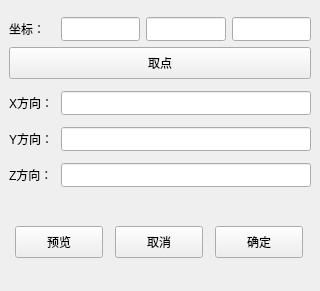
<?xml version="1.0" encoding="UTF-8"?>
<ui version="4.0">
 <class>CreateCuboidWgtContent</class>
 <widget class="QWidget" name="CreateCuboidWgtContent">
  <property name="geometry">
   <rect>
    <x>0</x>
    <y>0</y>
    <width>320</width>
    <height>291</height>
   </rect>
  </property>
  <property name="windowTitle">
   <string>Widget</string>
  </property>
  <layout class="QVBoxLayout" name="verticalLayout">
   <property name="leftMargin">
    <number>0</number>
   </property>
   <property name="rightMargin">
    <number>0</number>
   </property>
   <property name="bottomMargin">
    <number>6</number>
   </property>
   <item>
    <layout class="QHBoxLayout" name="horizontalLayout">
     <property name="leftMargin">
      <number>9</number>
     </property>
     <property name="topMargin">
      <number>6</number>
     </property>
     <property name="rightMargin">
      <number>9</number>
     </property>
     <item>
      <widget class="QLabel" name="coordLab">
       <property name="minimumSize">
        <size>
         <width>46</width>
         <height>0</height>
        </size>
       </property>
       <property name="maximumSize">
        <size>
         <width>16777215</width>
         <height>28</height>
        </size>
       </property>
       <property name="text">
        <string>坐标：</string>
       </property>
      </widget>
     </item>
     <item>
      <widget class="QLineEdit" name="coorXLinEdit">
       <property name="minimumSize">
        <size>
         <width>70</width>
         <height>24</height>
        </size>
       </property>
      </widget>
     </item>
     <item>
      <widget class="QLineEdit" name="coorYLinEdit">
       <property name="minimumSize">
        <size>
         <width>70</width>
         <height>24</height>
        </size>
       </property>
      </widget>
     </item>
     <item>
      <widget class="QLineEdit" name="coorZLinEdit">
       <property name="minimumSize">
        <size>
         <width>70</width>
         <height>24</height>
        </size>
       </property>
      </widget>
     </item>
    </layout>
   </item>
   <item>
    <layout class="QFormLayout" name="formLayout">
     <property name="fieldGrowthPolicy">
      <enum>QFormLayout::ExpandingFieldsGrow</enum>
     </property>
     <property name="horizontalSpacing">
      <number>8</number>
     </property>
     <property name="verticalSpacing">
      <number>12</number>
     </property>
     <property name="leftMargin">
      <number>9</number>
     </property>
     <property name="rightMargin">
      <number>9</number>
     </property>
     <property name="bottomMargin">
      <number>6</number>
     </property>
     <item row="1" column="0">
      <widget class="QLabel" name="directXLab">
       <property name="text">
        <string>X方向：</string>
       </property>
      </widget>
     </item>
     <item row="1" column="1">
      <widget class="QLineEdit" name="directXLinedit">
       <property name="minimumSize">
        <size>
         <width>219</width>
         <height>24</height>
        </size>
       </property>
      </widget>
     </item>
     <item row="2" column="0">
      <widget class="QLabel" name="directYLab">
       <property name="minimumSize">
        <size>
         <width>44</width>
         <height>0</height>
        </size>
       </property>
       <property name="text">
        <string>Y方向：</string>
       </property>
      </widget>
     </item>
     <item row="2" column="1">
      <widget class="QLineEdit" name="directYLinedit">
       <property name="minimumSize">
        <size>
         <width>219</width>
         <height>24</height>
        </size>
       </property>
      </widget>
     </item>
     <item row="3" column="0">
      <widget class="QLabel" name="directZLab">
       <property name="text">
        <string>Z方向：</string>
       </property>
      </widget>
     </item>
     <item row="3" column="1">
      <widget class="QLineEdit" name="directZLinedit">
       <property name="minimumSize">
        <size>
         <width>219</width>
         <height>24</height>
        </size>
       </property>
      </widget>
     </item>
     <item row="0" column="0" colspan="2">
      <widget class="QPushButton" name="fetchPtBtn">
       <property name="minimumSize">
        <size>
         <width>269</width>
         <height>32</height>
        </size>
       </property>
       <property name="text">
        <string>取点</string>
       </property>
      </widget>
     </item>
    </layout>
   </item>
   <item>
    <widget class="QWidget" name="bottomWgt" native="true">
     <property name="minimumSize">
      <size>
       <width>320</width>
       <height>0</height>
      </size>
     </property>
     <property name="maximumSize">
      <size>
       <width>320</width>
       <height>16777215</height>
      </size>
     </property>
     <layout class="QHBoxLayout" name="horizontalLayout_2">
      <item>
       <widget class="QPushButton" name="previewBtn">
        <property name="minimumSize">
         <size>
          <width>88</width>
          <height>32</height>
         </size>
        </property>
        <property name="maximumSize">
         <size>
          <width>88</width>
          <height>16777215</height>
         </size>
        </property>
        <property name="text">
         <string>预览</string>
        </property>
       </widget>
      </item>
      <item>
       <widget class="QPushButton" name="cancelBtn">
        <property name="minimumSize">
         <size>
          <width>88</width>
          <height>32</height>
         </size>
        </property>
        <property name="maximumSize">
         <size>
          <width>88</width>
          <height>16777215</height>
         </size>
        </property>
        <property name="focusPolicy">
         <enum>Qt::StrongFocus</enum>
        </property>
        <property name="text">
         <string>取消</string>
        </property>
       </widget>
      </item>
      <item>
       <widget class="QPushButton" name="confrimBtn">
        <property name="minimumSize">
         <size>
          <width>88</width>
          <height>32</height>
         </size>
        </property>
        <property name="maximumSize">
         <size>
          <width>88</width>
          <height>16777215</height>
         </size>
        </property>
        <property name="text">
         <string>确定</string>
        </property>
       </widget>
      </item>
     </layout>
    </widget>
   </item>
  </layout>
 </widget>
 <resources/>
 <connections/>
</ui>
